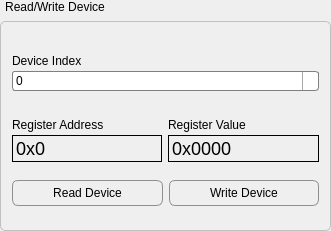
   <widget class="QGroupBox" name="groupBox_4">
    <property name="geometry">
     <rect>
      <x>660</x>
      <y>340</y>
      <width>331</width>
      <height>231</height>
     </rect>
    </property>
    <property name="styleSheet">
     <string notr="true">QGroupBox {
	font: 75 11pt &quot;Arial&quot;;
  border: 1px solid #C0C0C0; /* 边框颜色与宽度 */
  border-radius: 5px; /* 边框圆角 */
  margin-top: 21px; /* 确保有足够的空间显示标题 */
}

QGroupBox::title {
  subcontrol-origin: margin; /* 标题定位基于边界之外 */
  subcontrol-position: top left; /* 标题位置 */
  padding: 0 3px; /* 标题内边距 */
  color: #000; /* 标题文本颜色 */
  /* 使用负边距将标题上移，使其位于边框外部 */
  margin-top: 0px;
}</string>
    </property>
    <property name="title">
     <string>Read/Write Device</string>
    </property>
    <layout class="QVBoxLayout" name="verticalLayout_7">
     <item>
      <layout class="QVBoxLayout" name="verticalLayout_6">
       <property name="spacing">
        <number>3</number>
       </property>
       <item>
        <widget class="QLabel" name="label_3">
         <property name="sizePolicy">
          <sizepolicy hsizetype="Preferred" vsizetype="Minimum">
           <horstretch>0</horstretch>
           <verstretch>0</verstretch>
          </sizepolicy>
         </property>
         <property name="minimumSize">
          <size>
           <width>0</width>
           <height>20</height>
          </size>
         </property>
         <property name="maximumSize">
          <size>
           <width>16777215</width>
           <height>23</height>
          </size>
         </property>
         <property name="styleSheet">
          <string notr="true">font: 75 11pt &quot;Arial&quot;;</string>
         </property>
         <property name="text">
          <string>Device Index</string>
         </property>
         <property name="alignment">
          <set>Qt::AlignBottom|Qt::AlignLeading|Qt::AlignLeft</set>
         </property>
        </widget>
       </item>
       <item>
        <widget class="QComboBox" name="comboBox">
         <property name="styleSheet">
          <string notr="true">QComboBox {
    border: 1px solid gray;
    border-radius: 3px;
    padding: 1px 18px 1px 3px;
    min-width: 6em;
}

QComboBox:editable {
    background: white;
}

QComboBox:!editable, QComboBox::drop-down:editable {
     background: qlineargradient(x1:0, y1:0, x2:0, y2:1,
                                 stop:0 #E1E1E1, stop:0.4 #DDDDDD,
                                 stop:0.5 #D8D8D8, stop:1.0 #D3D3D3);
}

/* QComboBox gets the &quot;on&quot; state when the popup is open */
QComboBox:!editable:on, QComboBox::drop-down:editable:on {
    background: qlineargradient(x1:0, y1:0, x2:0, y2:1,
                                stop:0 #D3D3D3, stop:0.4 #D8D8D8,
                                stop:0.5 #DDDDDD, stop:1.0 #E1E1E1);
}

QComboBox:on { /* shift the text when the popup opens */
    padding-top: 3px;
    padding-left: 4px;
}

QComboBox::drop-down {
    subcontrol-origin: padding;
    subcontrol-position: top right;
    width: 15px;

    border-left-width: 1px;
    border-left-color: darkgray;
    border-left-style: solid; /* just a single line */
    border-top-right-radius: 3px; /* same radius as the QComboBox */
    border-bottom-right-radius: 3px;
}

QComboBox::down-arrow {
    image: url(./icon/combo_down_arrow.png);
	width: 10px; /* 设置箭头宽度 */
    height: 10px; /* 设置箭头高度 */
    background-size: 10px 10px; /* 设置背景图像的尺寸 */
}

QComboBox::down-arrow:on { /* shift the arrow when popup is open */
    top: 1px;
    left: 1px;
}
</string>
         </property>
         <item>
          <property name="text">
           <string>0</string>
          </property>
         </item>
         <item>
          <property name="text">
           <string>1</string>
          </property>
         </item>
         <item>
          <property name="text">
           <string>2</string>
          </property>
         </item>
         <item>
          <property name="text">
           <string>3</string>
          </property>
         </item>
         <item>
          <property name="text">
           <string>4</string>
          </property>
         </item>
         <item>
          <property name="text">
           <string>5</string>
          </property>
         </item>
         <item>
          <property name="text">
           <string>6</string>
          </property>
         </item>
         <item>
          <property name="text">
           <string>7</string>
          </property>
         </item>
         <item>
          <property name="text">
           <string>8</string>
          </property>
         </item>
         <item>
          <property name="text">
           <string>9</string>
          </property>
         </item>
        </widget>
       </item>
      </layout>
     </item>
     <item>
      <layout class="QHBoxLayout" name="horizontalLayout_4">
       <item>
        <layout class="QVBoxLayout" name="verticalLayout_8">
         <property name="spacing">
          <number>3</number>
         </property>
         <item>
          <widget class="QLabel" name="label_4">
           <property name="sizePolicy">
            <sizepolicy hsizetype="Preferred" vsizetype="Minimum">
             <horstretch>0</horstretch>
             <verstretch>0</verstretch>
            </sizepolicy>
           </property>
           <property name="minimumSize">
            <size>
             <width>0</width>
             <height>20</height>
            </size>
           </property>
           <property name="maximumSize">
            <size>
             <width>16777215</width>
             <height>23</height>
            </size>
           </property>
           <property name="styleSheet">
            <string notr="true">font: 75 11pt &quot;Arial&quot;;</string>
           </property>
           <property name="text">
            <string>Register Address</string>
           </property>
           <property name="alignment">
            <set>Qt::AlignBottom|Qt::AlignLeading|Qt::AlignLeft</set>
           </property>
          </widget>
         </item>
         <item>
          <widget class="QLineEdit" name="lineEdit_15">
           <property name="font">
            <font>
             <family>Arial</family>
             <pointsize>-1</pointsize>
            </font>
           </property>
           <property name="styleSheet">
            <string notr="true">QLineEdit {
  border: 1px solid #000000; /* 设置黑色边框 */
  border-radius: 0px; /* 边框无圆角 */
  padding: 1px; /* 设置较大的内边距 */
  font-size: 18px; /* 字体大小 */
  background: transparent; /* 背景透明 */
}</string>
           </property>
           <property name="text">
            <string>0x0</string>
           </property>
           <property name="frame">
            <bool>false</bool>
           </property>
           <property name="alignment">
            <set>Qt::AlignLeading|Qt::AlignLeft|Qt::AlignVCenter</set>
           </property>
          </widget>
         </item>
        </layout>
       </item>
       <item>
        <layout class="QVBoxLayout" name="verticalLayout_9">
         <property name="spacing">
          <number>3</number>
         </property>
         <item>
          <widget class="QLabel" name="label_5">
           <property name="sizePolicy">
            <sizepolicy hsizetype="Preferred" vsizetype="Minimum">
             <horstretch>0</horstretch>
             <verstretch>0</verstretch>
            </sizepolicy>
           </property>
           <property name="minimumSize">
            <size>
             <width>0</width>
             <height>20</height>
            </size>
           </property>
           <property name="maximumSize">
            <size>
             <width>16777215</width>
             <height>23</height>
            </size>
           </property>
           <property name="styleSheet">
            <string notr="true">font: 75 11pt &quot;Arial&quot;;</string>
           </property>
           <property name="text">
            <string>Register Value</string>
           </property>
           <property name="alignment">
            <set>Qt::AlignBottom|Qt::AlignLeading|Qt::AlignLeft</set>
           </property>
          </widget>
         </item>
         <item>
          <widget class="QLineEdit" name="lineEdit_16">
           <property name="font">
            <font>
             <family>Arial</family>
             <pointsize>-1</pointsize>
            </font>
           </property>
           <property name="styleSheet">
            <string notr="true">QLineEdit {
  border: 1px solid #000000; /* 设置黑色边框 */
  border-radius: 0px; /* 边框无圆角 */
  padding: 1px; /* 设置较大的内边距 */
  font-size: 18px; /* 字体大小 */
  background: transparent; /* 背景透明 */
}</string>
           </property>
           <property name="text">
            <string>0x0000</string>
           </property>
           <property name="frame">
            <bool>false</bool>
           </property>
           <property name="alignment">
            <set>Qt::AlignLeading|Qt::AlignLeft|Qt::AlignVCenter</set>
           </property>
          </widget>
         </item>
        </layout>
       </item>
      </layout>
     </item>
     <item>
      <layout class="QHBoxLayout" name="horizontalLayout_5">
       <item>
        <widget class="QPushButton" name="pushButton">
         <property name="styleSheet">
          <string notr="true">QPushButton {
	font: 75 11pt &quot;Arial&quot;;
    border: 1px solid #8f8f91;
    border-radius: 6px;
    background-color: qlineargradient(x1:0, y1:0, x2:0, y2:1,
                                      stop:0 #f6f7fa, stop:1 #c4c5c8);
    min-width: 80px;
    padding: 5px;
}

QPushButton:pressed {
    background-color: qlineargradient(x1:0, y1:0, x2:0, y2:1,
                                      stop:0 #dadbde, stop:1 #f6f7fa);
}

QPushButton:hover {
    border: 1px solid #1c94c4; /* 更深的边框颜色，当鼠标悬停 */
    background-color: qlineargradient(x1:0, y1:0, x2:0, y2:1,
                                      stop:0 #ebeff9, stop:1 #cad4e6);
}

QPushButton:default {
    border-color: navy; /* 默认按钮有不同的边框颜色 */
}
</string>
         </property>
         <property name="text">
          <string>Read Device</string>
         </property>
        </widget>
       </item>
       <item>
        <widget class="QPushButton" name="pushButton_2">
         <property name="styleSheet">
          <string notr="true">QPushButton {
	font: 75 11pt &quot;Arial&quot;;
    border: 1px solid #8f8f91;
    border-radius: 6px;
    background-color: qlineargradient(x1:0, y1:0, x2:0, y2:1,
                                      stop:0 #f6f7fa, stop:1 #c4c5c8);
    min-width: 80px;
    padding: 5px;
}

QPushButton:pressed {
    background-color: qlineargradient(x1:0, y1:0, x2:0, y2:1,
                                      stop:0 #dadbde, stop:1 #f6f7fa);
}

QPushButton:hover {
    border: 1px solid #1c94c4; /* 更深的边框颜色，当鼠标悬停 */
    background-color: qlineargradient(x1:0, y1:0, x2:0, y2:1,
                                      stop:0 #ebeff9, stop:1 #cad4e6);
}

QPushButton:default {
    border-color: navy; /* 默认按钮有不同的边框颜色 */
}
</string>
         </property>
         <property name="text">
          <string>Write Device</string>
         </property>
        </widget>
       </item>
      </layout>
     </item>
    </layout>
   </widget>
